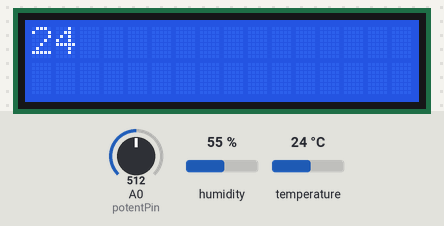
A sketch run on a simulated Arduino Uno, built with avr-gcc and run on an emulated ATmega328P. Parts: 16×2 character LCD. The test bench sets the inputs (shaded band); at power-on: temperature 24 °C, A0 (potentPin) = 512, humidity 55 %.

Above: at 1.2 s.
1.3 s: temperature set to 12 °C
At 3.0 s:
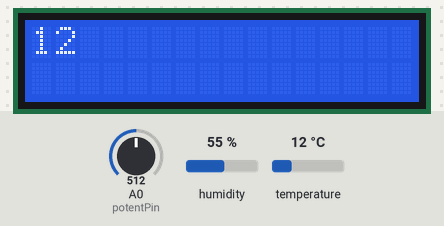
13.3 s: temperature set to 19 °C
At 15.6 s:
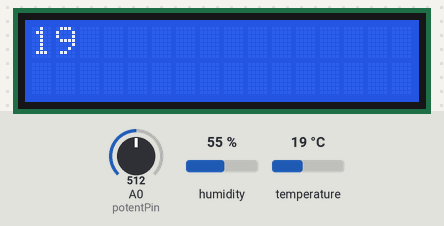
25.3 s: temperature set to 28 °C
At 27.0 s:
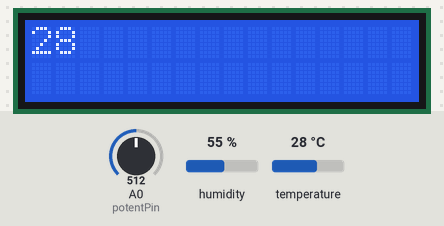
Timing chart, 0 to 28.5 s (numbered marks = the images above; inputs shaded):
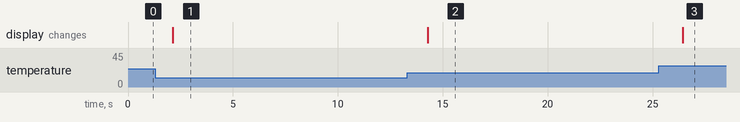

The sketch:

Sauna.ino
```cpp
// valeurs des pins

int potentPin = A0;
int potentValue;
int tempPin = A1;
int tempValue;

// inclure les libraires nécessaire pour le code
#include <Wire.h>
#include <LiquidCrystal_I2C.h>
#include <Servo.h>
#include "DHT.h"

// définir le capteur de température et le display
DHT dht(tempPin, DHT11);
LiquidCrystal_I2C lcd(0x27,16,2);  // set the LCD address to 0x27 for a 16 chars and 2 line display

// définir le servo moteur
Servo meServ;

void setup()
{
  lcd.init();                      // initialize the lcd
  // Print a message to the LCD.
  lcd.backlight();
  // lcd.setCursor(3,0);
  lcd.print("Hello, bryan");

  // pinMode
  pinMode(potentPin,INPUT);
  // lancer le capteur de température
  dht.begin();
}


void loop()
{
  // lire et stocker les valeurs avec la fonction readTemperature() de la librairie DHT
  tempValue = dht.readTemperature();

  // lire et stocker les valeurs du potentiomètre
  potentValue = analogRead(potentPin);

  // effacer et reécrire la valeur de température
  lcd.clear();
  lcd.print(tempValue);
  meServ.write(potentValue);
}
```

Measured:
- after the input at 1.3 s, the display: changes after 0.83 s (image 1)
- after the input at 13.3 s, the display: changes after 0.99 s (image 2)
- after the input at 25.3 s, the display: changes after 1.1 s (image 3)
